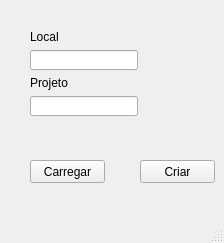
<?xml version="1.0" encoding="UTF-8"?>
<ui version="4.0">
 <class>MainWindow</class>
 <widget class="QMainWindow" name="MainWindow">
  <property name="geometry">
   <rect>
    <x>0</x>
    <y>0</y>
    <width>224</width>
    <height>243</height>
   </rect>
  </property>
  <property name="windowTitle">
   <string>MainWindow</string>
  </property>
  <widget class="QWidget" name="centralwidget">
   <widget class="QPushButton" name="pushButton">
    <property name="geometry">
     <rect>
      <x>30</x>
      <y>160</y>
      <width>75</width>
      <height>23</height>
     </rect>
    </property>
    <property name="text">
     <string>Carregar</string>
    </property>
   </widget>
   <widget class="QPushButton" name="pushButton_2">
    <property name="geometry">
     <rect>
      <x>140</x>
      <y>160</y>
      <width>75</width>
      <height>23</height>
     </rect>
    </property>
    <property name="text">
     <string>Criar</string>
    </property>
   </widget>
   <widget class="QWidget" name="layoutWidget">
    <property name="geometry">
     <rect>
      <x>30</x>
      <y>30</y>
      <width>151</width>
      <height>86</height>
     </rect>
    </property>
    <layout class="QFormLayout" name="formLayout">
     <item row="0" column="0">
      <widget class="QLabel" name="label">
       <property name="text">
        <string>Local</string>
       </property>
      </widget>
     </item>
     <item row="1" column="0">
      <widget class="QLineEdit" name="lineEdit"/>
     </item>
     <item row="2" column="0">
      <widget class="QLabel" name="label_2">
       <property name="text">
        <string>Projeto</string>
       </property>
      </widget>
     </item>
     <item row="3" column="0">
      <widget class="QLineEdit" name="lineEdit_2"/>
     </item>
    </layout>
   </widget>
  </widget>
  <widget class="QMenuBar" name="menubar">
   <property name="geometry">
    <rect>
     <x>0</x>
     <y>0</y>
     <width>224</width>
     <height>21</height>
    </rect>
   </property>
  </widget>
  <widget class="QStatusBar" name="statusbar"/>
 </widget>
 <resources/>
 <connections/>
</ui>
